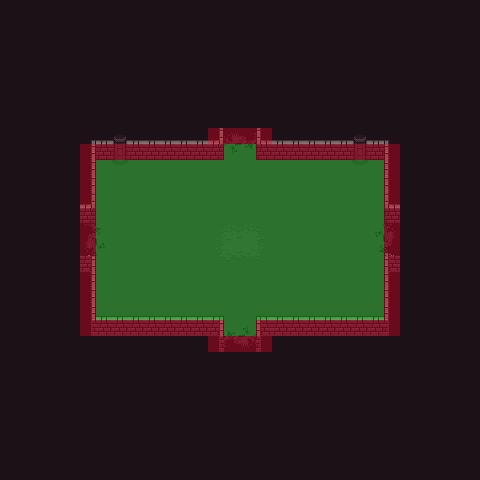

Rendered tile map (Tiled .tmx) drawn with the repository's tilesets; below, a short description and the map source with its tile grids summarised:
An orthogonal 30x30 tile map with 16x16 px tiles, 6 tile layers (bg, floor, fg, props, ...), 3 tilesets and 5 objects (n, e, s, w).

<map version="1.5" tiledversion="1.7.0" orientation="orthogonal" renderorder="right-down" width="30" height="30" tilewidth="16" tileheight="16" infinite="0" nextlayerid="10" nextobjectid="7">
 <tileset firstgid="1" source="0x72_16x16DungeonTileset_walls.v1.tsx" />
 <tileset firstgid="257" source="0x72_16x16DungeonTileset.v4.tsx" />
 <tileset firstgid="513" source="NavigationTileSet.tsx" />
 <layer id="1" name="bg" width="30" height="30">
  <data>[900 cells, 900 non-empty, 1 distinct tile ids]</data>
 </layer>
 <layer id="2" name="floor" width="30" height="30">
  <data>[900 cells, 192 non-empty, 1 distinct tile ids]</data>
 </layer>
 <layer id="3" name="fg" width="30" height="30">
  <data>[900 cells, 90 non-empty, 20 distinct tile ids]</data>
 </layer>
 <layer id="4" name="props" width="30" height="30">
  <data>[900 cells, 18 non-empty, 15 distinct tile ids]</data>
 </layer>
 <layer id="5" name="exits" width="30" height="30">
  <data>[900 cells, 16 non-empty, 16 distinct tile ids]</data>
 </layer>
 <objectgroup id="6" name="Collisions">
  <object id="1" x="80" y="216">
   <polygon points="0,0 16,0 16.0217,-63.5 32.0217,-63.5 36,-60 44,-60 48.0217,-63.5 144.022,-63.5 144,-88 176,-88 176.022,-63.5 272.022,-63.5 276,-60 284,-60 288.022,-63.5 304.022,-63.5 304,0 320,0 320,36 304,36 304,100 176,100 176,136 144,136 144,100 16,100 16,36 0,36 0,0" />
  </object>
 </objectgroup>
 <objectgroup id="7" name="Gates">
  <object id="2" name="n" x="224" y="128">
   <polygon points="0,0 32,0 32,16 0,16" />
  </object>
  <object id="3" name="e" x="384" y="224">
   <polygon points="0,0 16,0 16,28 0,28" />
  </object>
  <object id="4" name="s" x="224" y="352">
   <polygon points="0,0 32,0 32,-16 0,-16" />
  </object>
  <object id="6" name="w" x="80" y="224">
   <polygon points="0,0 16,0 16,28 0,28" />
  </object>
 </objectgroup>
 <objectgroup id="8" name="Void" />
 <layer id="9" name="navigation" width="30" height="30" opacity="0.34">
  <data>[900 cells, 248 non-empty, 2 distinct tile ids]</data>
 </layer>
</map>
